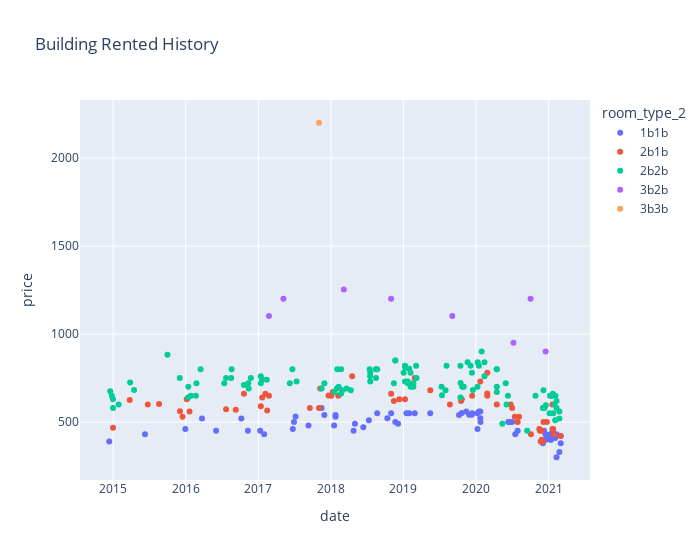

The code cell stored with this chart in its notebook:
### Code cell
fig = px.scatter(df_318_rus[df_318_rus.room_type_2.notna()], x="date", y="price", color="room_type_2", width = 700, title= "Building Rented History")
fig.show()
